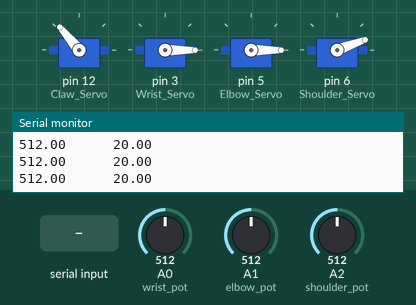
Simulated run of this sketch. Board: Arduino Uno, built with avr-gcc and run on an emulated ATmega328P. On the bench: 4 × servo, the last lines printed to the serial monitor. The test bench sets the inputs (shaded band); at power-on: A1 (elbow_pot) = 512, A2 (shoulder_pot) = 512, A0 (wrist_pot) = 512.

Above: at 1.2 s.
1.3 s: "90,45,200\n" received over Serial
At 2.37 s:
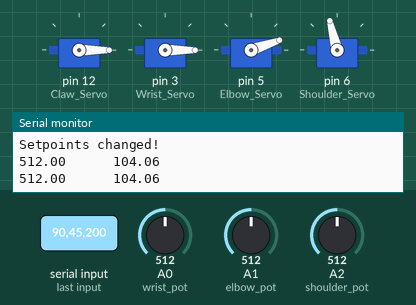
4.3 s: A1 (elbow_pot) set to 306
6.2 s: A2 (shoulder_pot) set to 122
At 7.3 s:
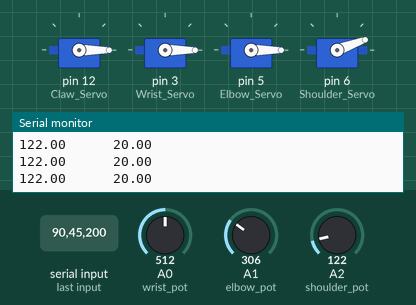
9.2 s: A0 (wrist_pot) set to 900
At 11.3 s:
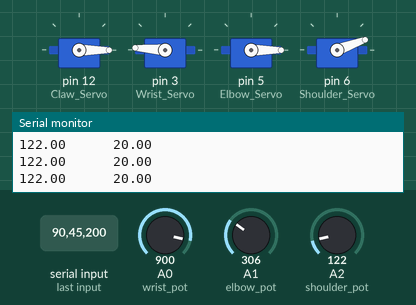
12.2 s: A2 (shoulder_pot) set to 306
At 12.65 s:
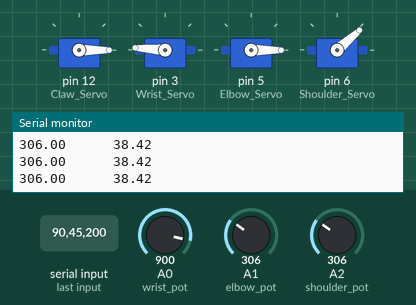
15.2 s: "30,150,10,200\n" received over Serial
At 15.6 s:
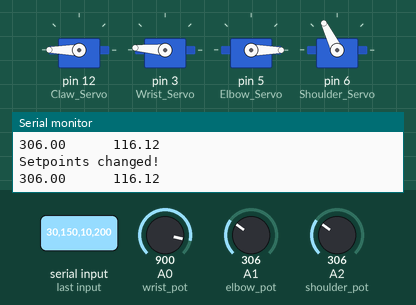
Timing chart, 0 to 21.4 s (numbered marks = the images above; inputs shaded):
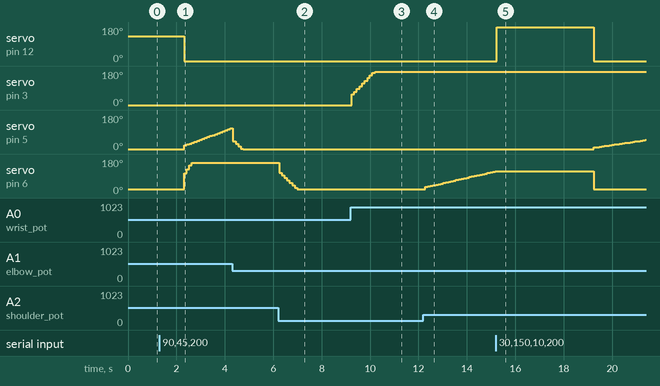

The sketch:

betterpidservomotor.ino
```cpp
#include <PID_v1.h>
#include <Servo.h>

int claw_position;
Servo Claw_Servo;

double wrist_setpoint, wrist_input, wrist_output;
PID Wrist_PID(&wrist_input, &wrist_output, &wrist_setpoint,.26, .888, .0002, REVERSE);
Servo Wrist_Servo;
int wrist_pot = A0;

double elbow_setpoint, elbow_input, elbow_output;
PID Elbow_PID(&elbow_input, &elbow_output, &elbow_setpoint,.26, .888, .0002, REVERSE);
Servo Elbow_Servo;
int elbow_pot = A1;

double shoulder_setpoint, shoulder_input, shoulder_output;
PID Shoulder_PID(&shoulder_input, &shoulder_output, &shoulder_setpoint,.26, 0.888, .0002, REVERSE);
Servo Shoulder_Servo;
int shoulder_pot = A2;

//double base_setpoint, base_input, base_output;
//PID Base_PID(&base_input, &base_output, &base_setpoint,.26, 0.888, 0.0002, REVERSE);
//Servo Base_Servo;
//int base_pot = A3;


void setup() {
 Serial.begin(9600);

 Claw_Servo.attach(12);
 claw_position = 130;

 Wrist_Servo.attach(3);
 Wrist_PID.SetOutputLimits(0, 176);
 pinMode(wrist_pot, INPUT);
 Wrist_PID.SetMode(AUTOMATIC);
 wrist_setpoint = 600;

 Elbow_Servo.attach(5);
 Elbow_PID.SetOutputLimits(0, 180);
 pinMode(elbow_pot, INPUT);
 Elbow_PID.SetMode(AUTOMATIC);
 elbow_setpoint=700;

 Shoulder_Servo.attach(6);
 Shoulder_PID.SetOutputLimits(20,160);
 pinMode(shoulder_pot, INPUT);
 Shoulder_PID.SetMode(AUTOMATIC);
 shoulder_setpoint = 730;

 //Base_Servo.attach(11);
 //Base_PID.SetOutputLimits(0,180);
 //pinMode(base_pot, INPUT);
 //Base_PID.SetMode(AUTOMATIC);
 //base_setpoint = 700;

}

void loop()
{

  if (Serial.available()){
    wrist_setpoint=map(Serial.parseInt(), 0, 180, 365, 1109);
    elbow_setpoint=map(Serial.parseInt(), 0 , 180, 283, 977);
    shoulder_setpoint=map(Serial.parseInt(), 0, 180, 1092, 353);
    //base_setpoint=map(Serial.parseInt(), 0, 180, 209, 930);
    claw_position=Serial.parseInt();
    Serial.println("Setpoints changed!");
  }

  Claw_Servo.write(claw_position);

  wrist_input = analogRead(wrist_pot);
  Wrist_PID.Compute();
  Wrist_Servo.write(wrist_output);
  //Serial.print(wrist_input); Serial.print("\t\t\t"); Serial.println(wrist_output);

  elbow_input = analogRead(elbow_pot);
  Elbow_PID.Compute();
  Elbow_Servo.write(elbow_output);
  //Serial.print(elbow_input); Serial.print("\t\t\t"); Serial.println(elbow_output);

  shoulder_input = analogRead(shoulder_pot);
  Shoulder_PID.Compute();
  Shoulder_Servo.write(shoulder_output);
  Serial.print(shoulder_input); Serial.print("\t\t\t"); Serial.println(shoulder_output);

  //base_input = analogRead(base_pot);
  //Base_PID.Compute();
  //Base_Servo.write(base_output);
  //Serial.print(base_input); Serial.print("\t\t\t"); Serial.println(base_output);


}
```

Measured:
- after the input at 1.3 s, servo on pin 12 (Claw_Servo): 130° → 0° after 1.0 s; servo on pin 5 (Elbow_Servo): moves from 0° to 109° over 1.9 s, starting after 1.0 s; servo on pin 6 (Shoulder_Servo): 20° → 104° after 1.0 s, → 125° 0.11 s later, → 146° 0.11 s later, → 160° 0.11 s later
- after the input at 6.2 s, servo on pin 6 (Shoulder_Servo): moves from 160° to 20° over 0.75 s, starting after 0.05 s
- after the input at 9.2 s, servo on pin 3 (Wrist_Servo): moves from 0° to 176° over 0.97 s, starting after 0.05 s
- after the input at 12.2 s, servo on pin 6 (Shoulder_Servo): moves from 20° to 116° over 2.9 s, starting after 0.08 s
- after the input at 15.2 s, servo on pin 12 (Claw_Servo): 0° → 180° at once, → 0° 4.0 s later; servo on pin 5 (Elbow_Servo): moves from 0° to 48° over 2.1 s, starting after 4.0 s
